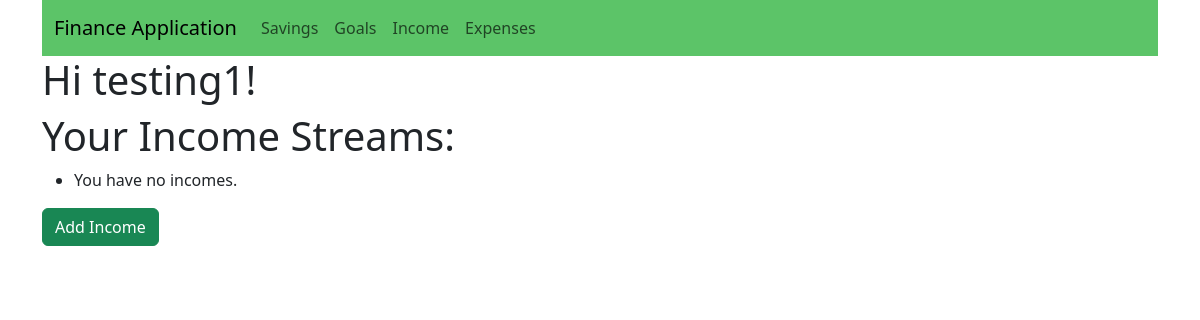
/finance/user-income/ (signed in), run on an earlier commit of the app's database.
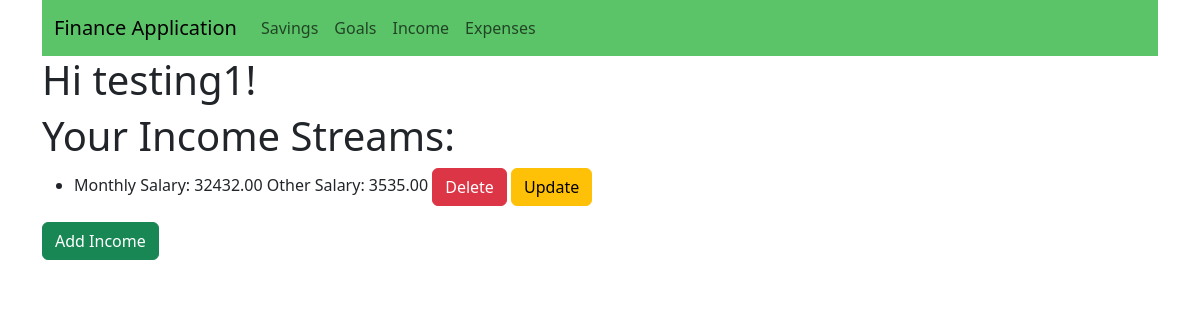
And on a later commit of the database.
### finance/models.py (models this page shows, shortened)
class Income(models.Model):
    user = models.ForeignKey(User, on_delete=models.CASCADE)
    monthly_salary = models.DecimalField(max_digits=10, decimal_places=2)
    other_income = models.DecimalField(max_digits=10, decimal_places=2)
    created_at = models.DateTimeField(auto_now_add=True)
    updated_at = models.DateTimeField(auto_now=True)

### finance/views.py (the view)
# urls.py: path('user-income/', user_incomes , name='user-income'),
@login_required
def user_incomes(request):
    user = request.user
    incomes = Income.objects.filter(user=user)
    return render(request, 'incomes_home.html', {'incomes': incomes})

### dashboard/templates/incomes/incomes_home.html (shortened to what this page needs)
{% extends "base.html" %}
{% block content %}
    {% if user.is_authenticated %}
    <h1>Hi {{ user.username }}!</h1>
        <h1>Your Income Streams:</h1>
        <ul>
            {% for income in incomes %}
                <li>Monthly Salary: {{income.monthly_salary}} Other Salary: {{income.other_income}}
                    <form method="post" action="{% url 'finance:delete_income' income.id %}" style="display:inline;">
                        <button formnovalidate class = "btn btn-danger",type="submit">Delete</button>
                    </form>
                    <a href="{% url 'finance:update_income' income.id %}">
                        <button formnovalidate class = "btn btn-warning",>Update</button>
                    </a>
                </li>
            {% empty %}
                <li>You have no incomes.</li>
            {% endfor %}
        </ul>
        <a href="{% url 'finance:create_income' %}">
            <button formnovalidate class = "btn btn-success",>Add Income</button>
        </a>
    {% else %}
        <p>You are not logged in</p>
        <a href="{% url 'finance:login' %}">Log In</a>
    {% endif %}
{% endblock content %}

What changed in the data, as far as the page shows it:
added Income: monthly_salary "32432.00", other_income "3535.00"
Also different on the page:
text no longer shown: "You have no incomes."
